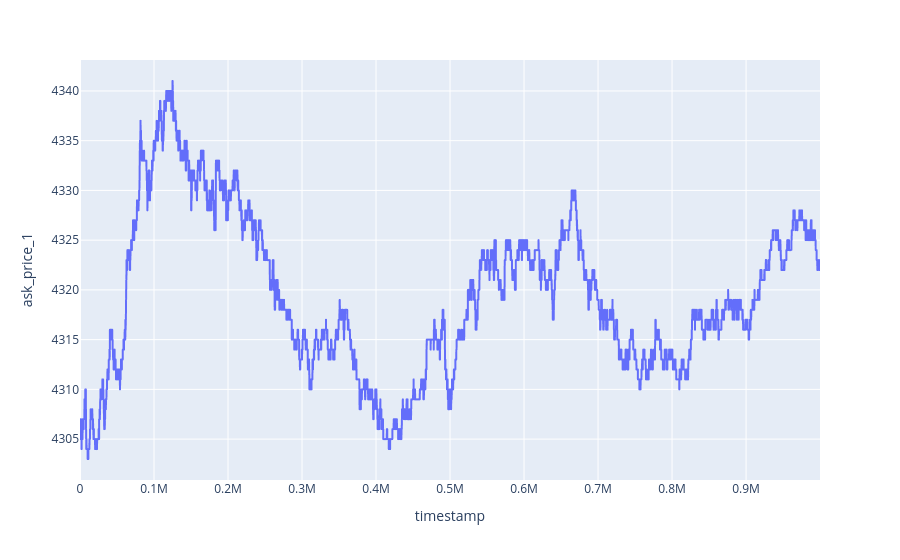

The notebook cell this image was saved under:
### Code cell
fig = px.line(series_by_product["CROISSANTS"],x="timestamp",y="ask_price_1")
fig.show()

### Figure 1 — Plotly figure (JSON) as saved in the notebook; plotly's stock layout.template omitted (floating-point values rounded to 4 significant figures; data arrays with more than 128 entries replaced by an {"elided": "..."} marker saying what was removed)
{"data": [{"hovertemplate": "timestamp=%{x}<br>ask_price_1=%{y}<extra></extra>", "legendgroup": "", "line": {"color": "#636efa", "dash": "solid"}, "marker": {"symbol": "circle"}, "mode": "lines", "name": "", "showlegend": false, "type": "scattergl", "x": {"elided": "10000 int values"}, "xaxis": "x", "y": {"elided": "10000 int values"}, "yaxis": "y"}], "layout": {"legend": {"tracegroupgap": 0}, "margin": {"t": 60}, "xaxis": {"anchor": "y", "domain": [0, 1], "title": {"text": "timestamp"}}, "yaxis": {"anchor": "x", "domain": [0, 1], "title": {"text": "ask_price_1"}}}}
